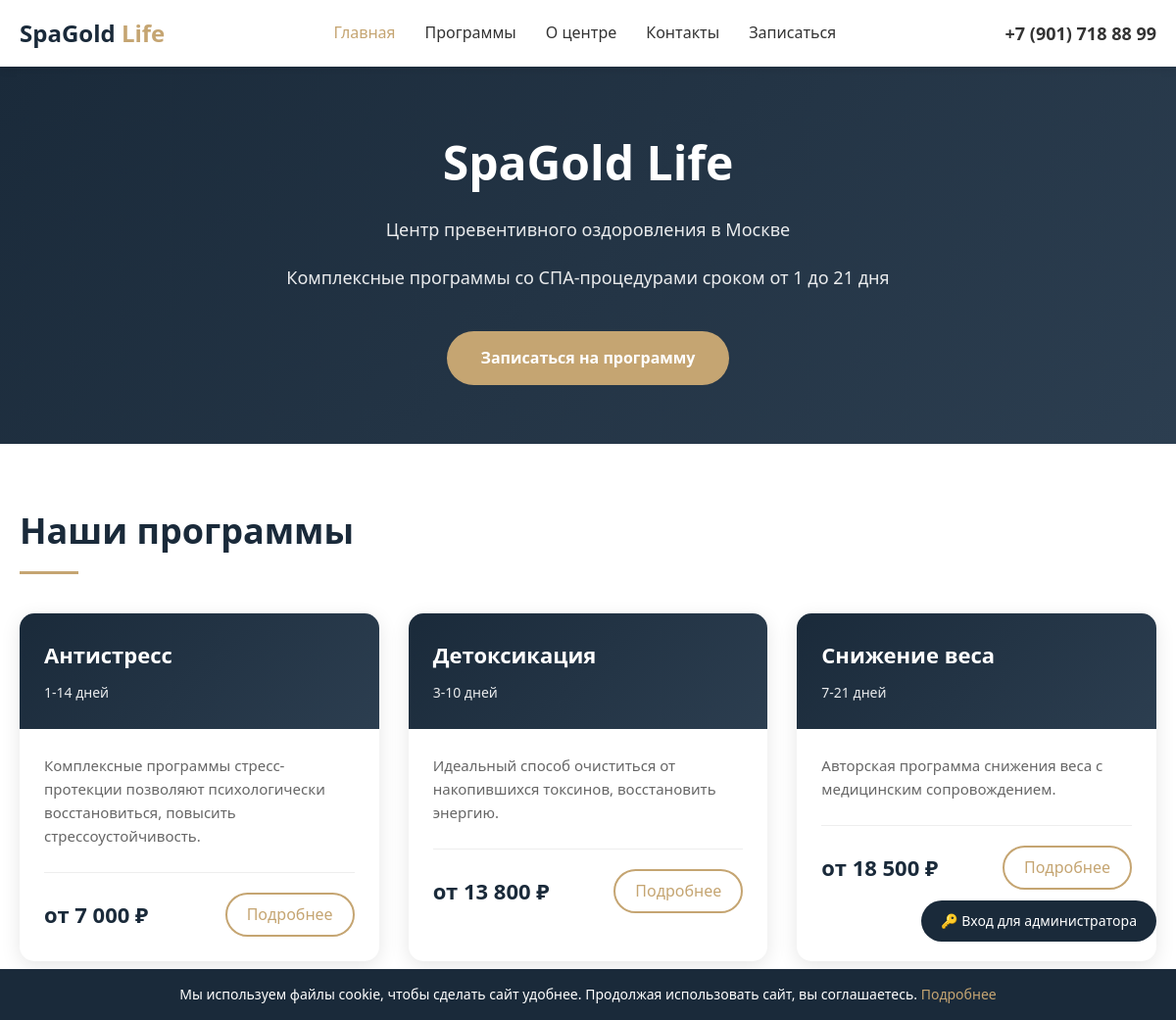
The page / on the database its author committed.
### tables this page shows
CREATE TABLE `programs` (
  `id` int NOT NULL,
  `title` varchar(255) NOT NULL,
  `description` text,
  `duration` varchar(100) DEFAULT NULL,
  `price` decimal(10,2) DEFAULT NULL,
  `old_price` decimal(10,2) DEFAULT NULL,
  `image` varchar(255) DEFAULT NULL,
  `category` varchar(100) DEFAULT NULL,
  `is_active` tinyint(1) DEFAULT '1',
  `created_at` timestamp NULL DEFAULT CURRENT_TIMESTAMP
);

### index.php (the view, shortened to what this page needs)
<?php
$host = 'MySQL-8.2';
$dbname = 'spa_salon';
$username = 'root';
$password = '';
try {
    $pdo = new PDO("mysql:host=$host;dbname=$dbname;charset=utf8", $username, $password);
    $pdo->setAttribute(PDO::ATTR_ERRMODE, PDO::ERRMODE_EXCEPTION);
    $pdo->setAttribute(PDO::ATTR_DEFAULT_FETCH_MODE, PDO::FETCH_ASSOC);
} catch(PDOException $e) {
    die("Ошибка подключения к БД: " . $e->getMessage());
}
function getSettings($pdo) {
    try {
        $stmt = $pdo->query("SELECT * FROM settings");
        $settings = [];
        while($row = $stmt->fetch()) {
            $settings[$row['setting_key']] = $row['setting_value'];
        }
        return $settings;
    } catch(PDOException $e) {
        return [];
    }
}
function getPrograms($pdo, $active_only = true) {
    try {
        $sql = "SELECT * FROM programs";
        if($active_only) {
            $sql .= " WHERE is_active = 1";
        }
        $sql .= " ORDER BY created_at DESC";
        $stmt = $pdo->query($sql);
        return $stmt->fetchAll();
    } catch(PDOException $e) {
        return [];
    }
}
$programs = getPrograms($pdo);
$settings = getSettings($pdo);
$page = isset($_GET['page']) ? $_GET['page'] : 'main';
?>
<!DOCTYPE html>
<html lang="ru">
<head>
</head>
<body>
    <header class="header">
        <div class="container">
            <nav class="nav">
                <div class="logo">
                    <a href="?page=main">SpaGold <span>Life</span></a>
                </div>
                <ul class="nav-links">
                    <li><a href="?page=main" class="<?php echo (!isset($_GET['page']) || $_GET['page'] == 'main') ? 'active' : ''; ?>">Главная</a></li>
                    <li><a href="?page=programs" class="<?php echo (isset($_GET['page']) && $_GET['page'] == 'programs') ? 'active' : ''; ?>">Программы</a></li>
                    <li><a href="?page=about" class="<?php echo (isset($_GET['page']) && $_GET['page'] == 'about') ? 'active' : ''; ?>">О центре</a></li>
                    <li><a href="?page=contacts" class="<?php echo (isset($_GET['page']) && $_GET['page'] == 'contacts') ? 'active' : ''; ?>">Контакты</a></li>
                    <li><a href="?page=appointment" class="<?php echo (isset($_GET['page']) && $_GET['page'] == 'appointment') ? 'active' : ''; ?>">Записаться</a></li>
                </ul>
                <a href="tel:<?php echo $settings['site_phone'] ?? '+79017188899'; ?>" class="nav-phone"><?php echo $settings['site_phone'] ?? '+7 (901) 718 88 99'; ?></a>
            </nav>
        </div>
    </header>
    <a href="#" onclick="openLoginModal()" class="admin-panel-link">🔑 Вход для администратора</a>
    <?php
    switch($page) {
            ?>
            <?php
        default:
            ?>
            <section class="page-hero">
                <div class="container">
                    <h1><?php echo $settings['site_title'] ?? 'SpaGold Life'; ?></h1>
                    <p>Центр превентивного оздоровления в Москве</p>
                    <p style="font-size: 18px; margin-top: 20px;">Комплексные программы со СПА-процедурами сроком от 1 до 21 дня</p>
                    <div style="margin-top: 40px;">
                        <a href="?page=appointment" class="btn">Записаться на программу</a>
                    </div>
                </div>
            </section>
            <section class="content-section">
                <div class="container">
                    <h2 class="section-title">Наши программы</h2>
                    <?php if(empty($programs)): ?>
                        <p style="text-align: center;">Программы временно недоступны</p>
                    <?php else: ?>
                    <div class="programs-grid">
                        <?php
                        $main_programs = array_slice($programs, 0, 3);
                        foreach($main_programs as $program):
                        ?>
                        <div class="program-card">
                            <div class="program-header">
                                <h3><?php echo htmlspecialchars($program['title']); ?></h3>
                                <p><?php echo htmlspecialchars($program['duration'] ?? ''); ?></p>
                            </div>
                            <div class="program-content">
                                <p><?php echo htmlspecialchars($program['description'] ?? ''); ?></p>
                                <div class="program-footer">
                                    <span class="price">от <?php echo number_format($program['price'] ?? 0, 0, '', ' '); ?> ₽</span>
                                    <a href="?page=appointment&program=<?php echo urlencode($program['title']); ?>" class="btn-outline">Подробнее</a>
                                </div>
                            </div>
                        </div>
                        <?php endforeach; ?>
                    </div>
                    <?php endif; ?>
                </div>
            </section>
            <?php
            break;
    }
    ?>
    <div class="cookie-banner">
        <div class="container">
            Мы используем файлы cookie, чтобы сделать сайт удобнее. Продолжая использовать сайт, вы соглашаетесь. <a href="#">Подробнее</a>
        </div>
    </div>
</body>
</html>

### index.php (style rules this page uses)
* { margin: 0; padding: 0; box-sizing: border-box; }
body { font-family: 'Segoe UI', Arial, sans-serif; line-height: 1.6; color: #333; }
.container { max-width: 1200px; margin: 0 auto; padding: 0 20px; }
.header { background: #fff; box-shadow: 0 2px 10px rgba(0,0,0,0.1); padding: 15px 0; position: sticky; top: 0; z-index: 100; }
.nav { display: flex; justify-content: space-between; align-items: center; }
.logo a { font-size: 24px; font-weight: bold; color: #1a2a3a; text-decoration: none; }
.logo span { color: #c5a572; }
.nav-links { display: flex; gap: 30px; list-style: none; }
.nav-links a { text-decoration: none; color: #333; font-weight: 500; transition: color 0.3s; }
.nav-links a:hover, .nav-links a.active { color: #c5a572; }
.nav-phone { text-decoration: none; color: #333; font-weight: bold; font-size: 18px; }
.page-hero { background: linear-gradient(135deg, #1a2a3a 0%, #2c3e50 100%); color: white; padding: 60px 0; text-align: center; }
.page-hero h1 { font-size: 48px; margin-bottom: 15px; }
.page-hero p { font-size: 18px; opacity: 0.9; }
.content-section { padding: 60px 0; }
.section-title { font-size: 36px; margin-bottom: 40px; color: #1a2a3a; position: relative; padding-bottom: 15px; }
.section-title::after { content: ''; position: absolute; bottom: 0; left: 0; width: 60px; height: 3px; background: #c5a572; }
.programs-grid { display: grid; grid-template-columns: repeat(auto-fit, minmax(300px, 1fr)); gap: 30px; margin-top: 40px; }
.program-card { background: white; border: none; border-radius: 15px; overflow: hidden; box-shadow: 0 5px 20px rgba(0,0,0,0.1); transition: transform 0.3s; }
.program-header { background: linear-gradient(135deg, #1a2a3a 0%, #2c3e50 100%); color: white; padding: 25px; }
.program-header h3 { font-size: 22px; margin-bottom: 10px; }
.program-header p { opacity: 0.9; font-size: 14px; }
.program-content { padding: 25px; }
.program-content p { color: #666; margin-bottom: 25px; font-size: 15px; }
.program-footer { display: flex; justify-content: space-between; align-items: center; border-top: 1px solid #eee; padding-top: 20px; }
.price { font-size: 22px; font-weight: bold; color: #1a2a3a; }
.btn-outline { display: inline-block; padding: 8px 20px; border: 2px solid #c5a572; color: #c5a572; text-decoration: none; border-radius: 50px; font-weight: 500; transition: all 0.3s; cursor: pointer; }
.btn { display: inline-block; padding: 15px 35px; text-decoration: none; border-radius: 50px; background: #c5a572; color: white; font-weight: 600; transition: all 0.3s; border: none; cursor: pointer; font-size: 16px; }
.admin-panel-link { position: fixed; bottom: 80px; right: 20px; background: #1a2a3a; color: white; padding: 10px 20px; border-radius: 50px; text-decoration: none; font-size: 14px; z-index: 999; }
.cookie-banner { background: #1a2a3a; color: white; padding: 15px 0; text-align: center; font-size: 14px; position: fixed; bottom: 0; width: 100%; z-index: 1000; }
.cookie-banner a { color: #c5a572; text-decoration: none; }

### rows shown on the page
programs: title "Антистресс", duration "1-14 дней", description "Комплексные программы стресс-протекции позволяют психологически восстановиться, повысить стрессоустойчивость.", price "7 000"
programs: title "Детоксикация", duration "3-10 дней", description "Идеальный способ очиститься от накопившихся токсинов, восстановить энергию.", price "13 800"
programs: title "Снижение веса", duration "7-21 дней", description "Авторская программа снижения веса с медицинским сопровождением.", price "18 500"

### other values the page prints
$settings['site_phone'] "+7 (901) 718 88 99"
$settings['site_title'] "SpaGold Life"
